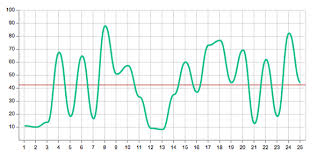
//> input picture pics/14.jpg, 317 x 159 px
$ ./HSL   (built with g++ and OpenCV 4)
//> lines starting //> are read from the running program, lines starting //| are printed output that depends on the picture; after the words box and inside, x2 and y2 are one past the last pixel; in counts of white or black regions, pixels touching at a corner belong together
//> further down, img1 is the input picture: 159 rows x 317 cols, CV_8UC3; mean B, G, R 243.6, 245.5, 239.7
#include "opencv2/highgui/highgui.hpp"
#include "opencv2/imgproc/imgproc.hpp"
#include <iostream>
#include <stdio.h>
#include <stdlib.h>
//#include "stdafx.h"
#include "opencv2/core/core.hpp"
#include "opencv2/opencv.hpp"
#include <opencv2/objdetect/objdetect.hpp>
#include <fstream>
#include <math.h>
#include <vector>
#include <map>

using namespace cv;
struct Color {
	int r, g, b;
	Color(int r, int g, int b) : r(r), g(g), b(b) {}
	Color(Vec3b c) : r(c[0]), g(c[1]), b(c[2]) {}
	Color() : r(0), g(0), b(0) {}
	bool operator<(const Color& c) const {
		return (r + (g << 8) + (b << 16)) < (c.r + (c.g << 8) + (c.b << 16));
	}
};


using namespace std;
using namespace cv;

typedef struct R{
	int l;
	int r;
}range;
bool sortFunc(const pair<Color, int> &p1, const pair<Color, int> &p2) {
	return p1.second > p2.second;
}

void colorReduce(cv::Mat& image, int div =140)
{
//> called with div = 140
	int nl = image.rows;                    // number of lines
//> nl = 159
	int nc = image.cols * image.channels(); // number of elements per line
//> nc = 951

	for (int j = 0; j < nl; j++)
	{
		// get the address of row j
		uchar* data = image.ptr<uchar>(j);

		for (int i = 0; i < nc; i++)
		{
			// process each pixel
			data[i] = data[i] / div * div + div / 2;
		}
	}
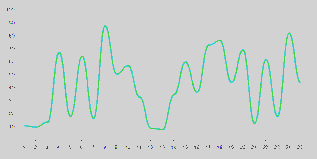
//> image: 159 rows x 317 cols, CV_8UC3; mean B, G, R 207.5, 209.5, 204.7
}


int main(){
	int d=25;
	Mat img1 = imread("../pics/14.jpg", CV_LOAD_IMAGE_COLOR);
	Mat img2 = img1;
	colorReduce(img2);
	cv::imshow("colorReduce", img2);


	// [16 lines of commented-out code are left out]

	Mat img=img2;


	namedWindow("img", WINDOW_AUTOSIZE);
	imshow("img", img);
	map<Color, int> histogram;
	for (int i = 0; i < img.rows; i++) {
		for (int j = 0; j < img.cols; j++) {
			::Color c(img.at<Vec3b>(i,j));
			if (histogram.find(c) == histogram.end())
				histogram[c] = 0;
			histogram[c]++;
		}
	}
//> after the loop, histogram = 8 items

	int maxCount = 20;
	int cnt = 0;
	cout << "map elements = " << histogram.size() << endl;
//| map elements = 8
	vector<pair<Color, int> > output;
	for (map<Color, int>::reverse_iterator it = histogram.rbegin(); it != histogram.rend(); it++) {
		output.push_back(make_pair(it->first, it->second));
	}
//> this loop made 8 passes

	sort(output.begin(), output.end(), sortFunc);
	for (int i = 0; i < 20&& i<output.size(); i++) {
		cout << "count = " << output[i].second << "color : " << output[i].first.r << " " << output[i].first.g << " " <<
			output[i].first.b << endl;
	}


	std::vector<cv::Mat> imgRGB;
	cv::split(img, imgRGB);
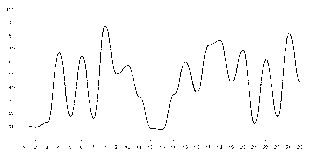
//> imgRGB[0]: 159 rows x 317 cols, CV_8UC1; values 70 (black) and 210 (white), 98.2% white; black in thin lines or dots, all inside (x1, y1, x2, y2) = (7, 8, 302, 149)
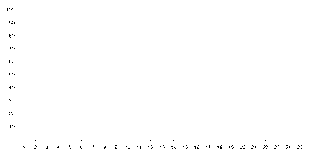
//> imgRGB[1]: 159 rows x 317 cols, CV_8UC1; values 70 (black) and 210 (white), 99.7% white; black in thin lines or dots, all inside (x1, y1, x2, y2) = (7, 8, 302, 149)
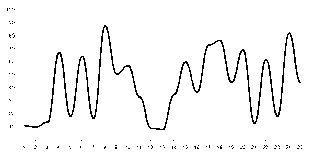
//> imgRGB[2]: 159 rows x 317 cols, CV_8UC1; values 70 (black) and 210 (white), 96.2% white; black in thin lines or dots, all inside (x1, y1, x2, y2) = (7, 8, 302, 149)
	int k = 4;
	int n = img.rows *img.cols;
//> n = 50403
	cv::Mat img3xN(n, 3, CV_8U);
	for (int i = 0; i != 3; ++i)
		imgRGB[i].reshape(1, n).copyTo(img3xN.col(i));
	img3xN.convertTo(img3xN, CV_32F);
	cv::Mat bestLables;
	cv::kmeans(img3xN, k, bestLables, cv::TermCriteria(), 10, cv::KMEANS_RANDOM_CENTERS);
	bestLables = bestLables.reshape(0, img.rows);
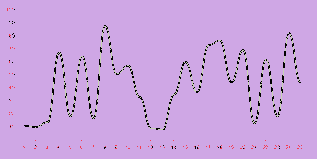
//> bestLables: 159 rows x 317 cols, CV_32SC1; 4 distinct labels, from 0 to 3; one colour per label, 0 black
	cv::convertScaleAbs(bestLables, bestLables, int(255 / k));
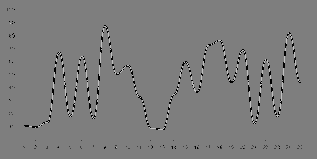
//> bestLables: 159 rows x 317 cols, CV_8UC1; min 0, max 189, mean 124.2
	cv::imshow("result", bestLables);
	cv::waitKey();
	//waitKey(0);

	return 0;

}  //*/

$ run again, with pics/13.jpg copied over pics/14.jpg
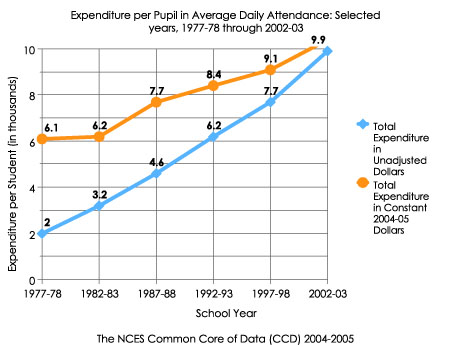
//> input picture pics/13.jpg, 450 x 347 px
//> img1 is the input picture: 347 rows x 450 cols, CV_8UC3; mean B, G, R 241.6, 242.1, 242.1
//> after the loop in colorReduce, `for (int j = 0; j < nl; j++)`:
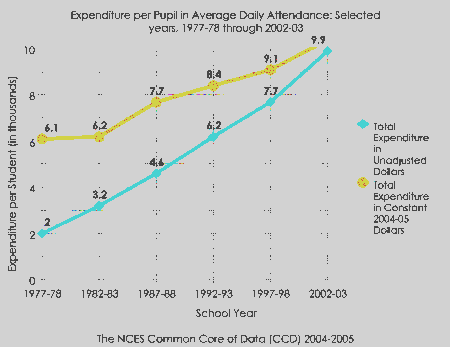
//> image: 347 rows x 450 cols, CV_8UC3; mean B, G, R 203.8, 205.1, 203.9
//> after the loop `for (int i = 0; i < img.rows; i++)`: histogram = 8 items
//| map elements = 8
//> the loop `for (map<Color, int>::reverse_iterator it = histogram.rbegin(); it != ..` made 8 passes
//> the loop `for (int i = 0; i < 20&& i<output.size(); i++)` made 8 passes
//| count = 147756color : 210 210 210
//| count = 5367color : 70 70 70
//| count = 1454color : 210 210 70
//| count = 1439color : 70 210 210
//| count = 109color : 70 70 210
//> (output is shown up to pass 5 of 8)
//> `cv::convertScaleAbs(bestLables, bestLables, int(255 / k));`:
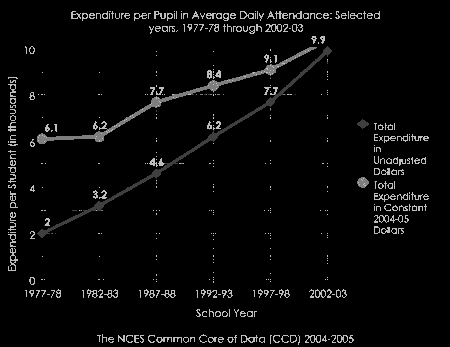
//> bestLables: 347 rows x 450 cols, CV_8UC1; min 0, max 189, mean 8.4

$ run again, with pics/15.jpg copied over pics/14.jpg
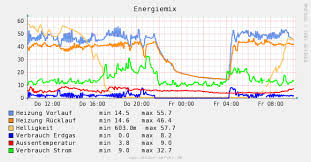
//> input picture pics/15.jpg, 311 x 162 px
//> img1 is the input picture: 162 rows x 311 cols, CV_8UC3; mean B, G, R 229.7, 231.3, 231.5
//> after the loop in colorReduce, `for (int j = 0; j < nl; j++)`:
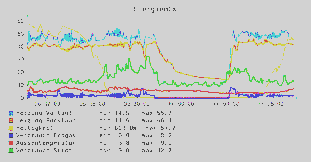
//> image: 162 rows x 311 cols, CV_8UC3; mean B, G, R 202.6, 204.3, 202.9
//> after the loop `for (int i = 0; i < img.rows; i++)`: histogram = 8 items
//| map elements = 8
//> the loop `for (map<Color, int>::reverse_iterator it = histogram.rbegin(); it != ..` made 8 passes
//> the loop `for (int i = 0; i < 20&& i<output.size(); i++)` made 8 passes
//| count = 46454color : 210 210 210
//| count = 771color : 70 70 70
//| count = 744color : 70 210 210
//| count = 660color : 210 70 70
//| count = 632color : 70 210 70
//> (output is shown up to pass 5 of 8)
//> `cv::convertScaleAbs(bestLables, bestLables, int(255 / k));`:
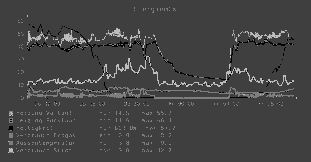
//> bestLables: 162 rows x 311 cols, CV_8UC1; min 0, max 189, mean 67.5

$ run again, with pics/1.png saved as pics/14.jpg
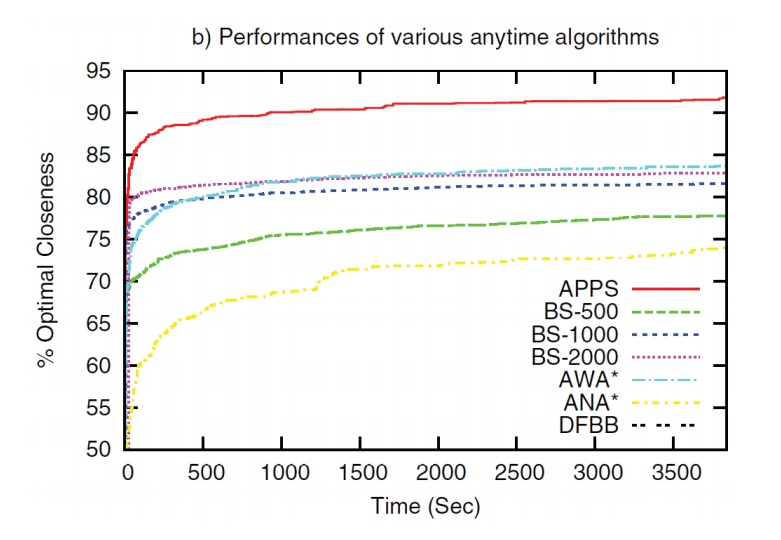
//> input picture pics/1.png, 781 x 540 px
//> img1 is the input picture: 540 rows x 781 cols, CV_8UC3; mean B, G, R 242.4, 243.2, 243.5
//> after the loop in colorReduce, `for (int j = 0; j < nl; j++)`:
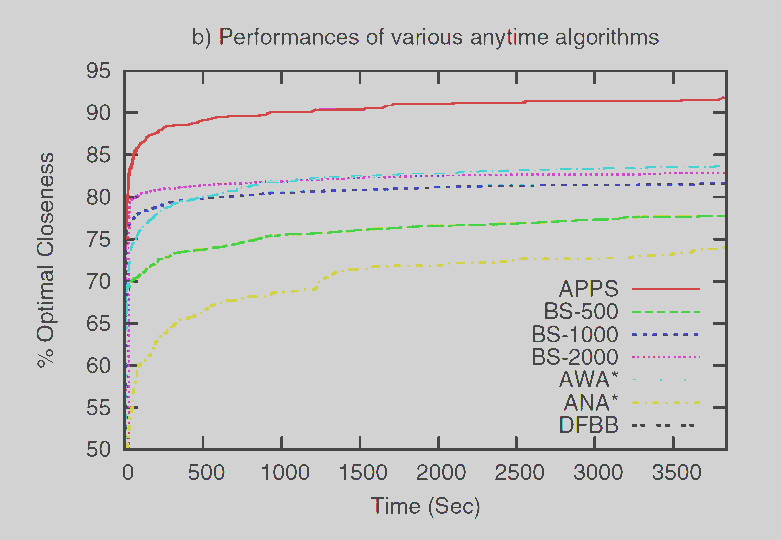
//> image: 540 rows x 781 cols, CV_8UC3; mean B, G, R 203.3, 203.7, 203.8
//> after the loop `for (int i = 0; i < img.rows; i++)`: histogram = 8 items
//| map elements = 8
//> the loop `for (map<Color, int>::reverse_iterator it = histogram.rbegin(); it != ..` made 8 passes
//> the loop `for (int i = 0; i < 20&& i<output.size(); i++)` made 8 passes
//| count = 398735color : 210 210 210
//| count = 15441color : 70 70 70
//| count = 2007color : 70 70 210
//| count = 1510color : 70 210 210
//| count = 1229color : 70 210 70
//> (output is shown up to pass 5 of 8)
//> `cv::convertScaleAbs(bestLables, bestLables, int(255 / k));`:
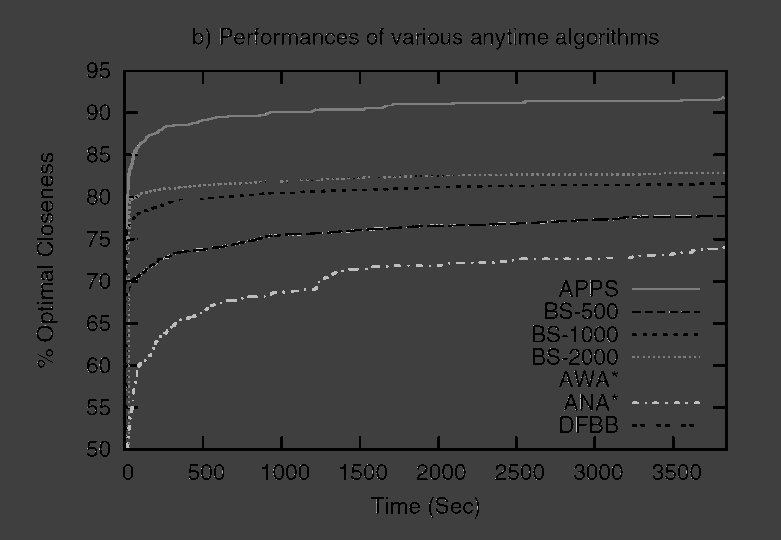
//> bestLables: 540 rows x 781 cols, CV_8UC1; min 0, max 189, mean 61.3
